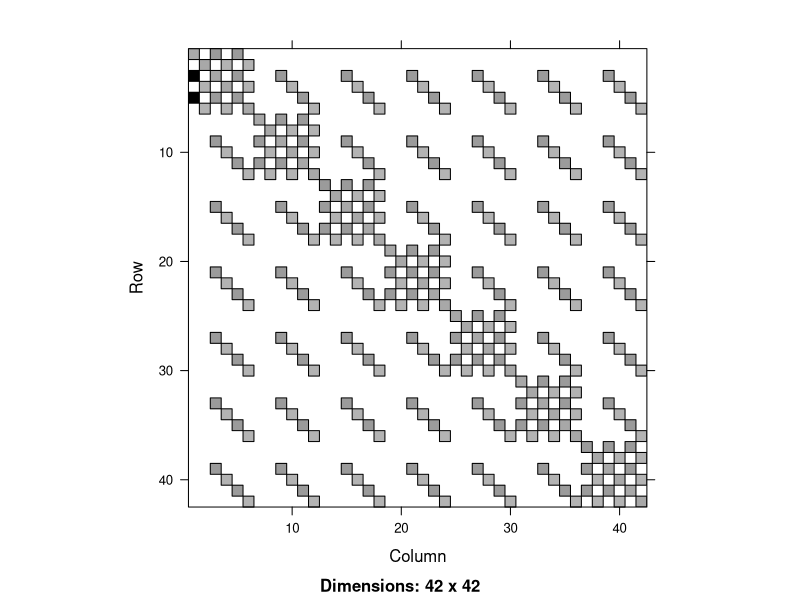
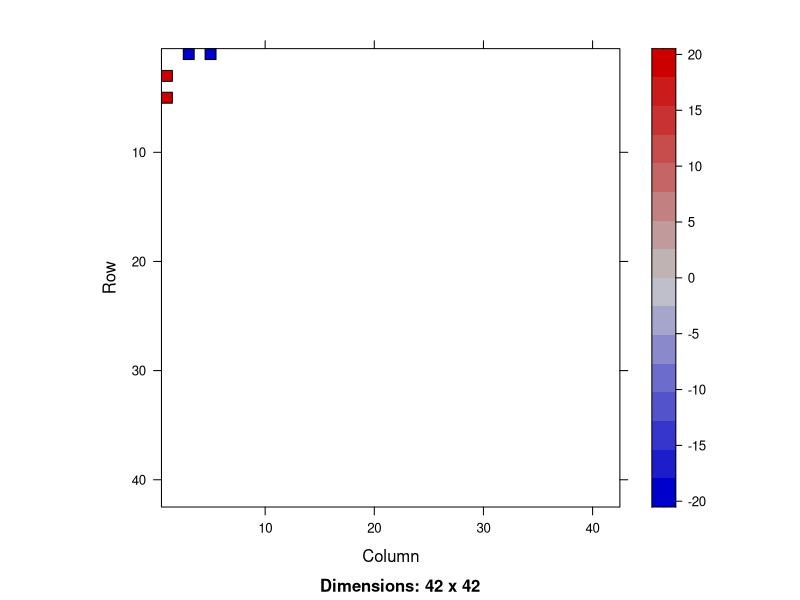

These figures' R source, in order: (Note: this script raises an error after producing the figures.)
library(Matrix)


### Name: solve-methods
### Title: Methods in Package Matrix for Function 'solve()'
### Aliases: solve solve-methods solve,ANY,Matrix-method
###   solve,CHMfactor,ANY-method solve,CHMfactor,ddenseMatrix-method
###   solve,CHMfactor,diagonalMatrix-method
###   solve,CHMfactor,dsparseMatrix-method solve,CHMfactor,matrix-method
###   solve,CHMfactor,missing-method solve,CHMfactor,numeric-method
###   solve,ddenseMatrix,ANY-method solve,ddenseMatrix,matrix-method
###   solve,ddenseMatrix,Matrix-method solve,ddenseMatrix,missing-method
###   solve,ddenseMatrix,numeric-method solve,denseLU,missing-method
###   solve,dgCMatrix,ddenseMatrix-method
###   solve,dgCMatrix,dsparseMatrix-method solve,dgCMatrix,matrix-method
###   solve,dgCMatrix,missing-method solve,dgeMatrix,ddenseMatrix-method
###   solve,dgeMatrix,matrix-method solve,dgeMatrix,missing-method
###   solve,dgeMatrix,sparseMatrix-method
###   solve,diagonalMatrix,matrix-method solve,diagonalMatrix,Matrix-method
###   solve,diagonalMatrix,missing-method solve,dpoMatrix,dgeMatrix-method
###   solve,dpoMatrix,matrix-method solve,dpoMatrix,missing-method
###   solve,dppMatrix,dgeMatrix-method solve,dppMatrix,integer-method
###   solve,dppMatrix,matrix-method solve,dppMatrix,missing-method
###   solve,dsCMatrix,ddenseMatrix-method
###   solve,dsCMatrix,denseMatrix-method
###   solve,dsCMatrix,dsparseMatrix-method solve,dsCMatrix,matrix-method
###   solve,dsCMatrix,missing-method solve,dsCMatrix,numeric-method
###   solve,dspMatrix,ddenseMatrix-method solve,dspMatrix,matrix-method
###   solve,dspMatrix,missing-method solve,dsyMatrix,ddenseMatrix-method
###   solve,dsyMatrix,denseMatrix-method solve,dsyMatrix,matrix-method
###   solve,dsyMatrix,missing-method solve,dtCMatrix,CsparseMatrix-method
###   solve,dtCMatrix,dgeMatrix-method solve,dtCMatrix,matrix-method
###   solve,dtCMatrix,missing-method solve,dtCMatrix,numeric-method
###   solve,dtpMatrix,ddenseMatrix-method solve,dtpMatrix,matrix-method
###   solve,dtpMatrix,missing-method solve,dtrMatrix,ddenseMatrix-method
###   solve,dtrMatrix,dMatrix-method solve,dtrMatrix,matrix-method
###   solve,dtrMatrix,Matrix-method solve,dtrMatrix,missing-method
###   solve,Matrix,ANY-method solve,Matrix,diagonalMatrix-method
###   solve,matrix,Matrix-method solve,Matrix,matrix-method
###   solve,Matrix,missing-method solve,Matrix,numeric-method
###   solve,Matrix,pMatrix-method solve,Matrix,sparseVector-method
###   solve,MatrixFactorization,ANY-method
###   solve,MatrixFactorization,missing-method
###   solve,MatrixFactorization,numeric-method solve,pMatrix,matrix-method
###   solve,pMatrix,Matrix-method solve,pMatrix,missing-method
###   solve,sparseQR,ANY-method solve,TsparseMatrix,ANY-method
###   solve,TsparseMatrix,missing-method
### Keywords: methods

### ** Examples

## A close to symmetric example with "quite sparse" inverse:
n1 <- 7; n2 <- 3
dd <- data.frame(a = gl(n1,n2), b = gl(n2,1,n1*n2))# balanced 2-way
X <- sparse.model.matrix(~ -1+ a + b, dd)# no intercept --> even sparser
XXt <- tcrossprod(X)
diag(XXt) <- rep(c(0,0,1,0), length.out = nrow(XXt))

n <- nrow(ZZ <- kronecker(XXt, Diagonal(x=c(4,1))))
image(a <- 2*Diagonal(n) + ZZ %*% Diagonal(x=c(10, rep(1, n-1))))
isSymmetric(a) # FALSE
image(drop0(skewpart(a)))
image(ia0 <- solve(a)) # checker board, dense [but really, a is singular!]
try(solve(a, sparse=TRUE))##-> error [ TODO: assertError ]
ia. <- solve(a, sparse=TRUE, tol = 1e-19)##-> *no* error
if(R.version$arch == "x86_64")
  ## Fails on 32-bit [Fedora 19, R 3.0.2] from Matrix 1.1-0 on [FIXME ??] only
  stopifnot(all.equal(as.matrix(ia.), as.matrix(ia0)))
a <- a + Diagonal(n)
iad <- solve(a)
ias <- solve(a, sparse=TRUE)
stopifnot(all.equal(as(ias,"denseMatrix"), iad, tolerance=1e-14))
I. <- iad %*% a          ; image(I.)
I0 <- drop0(zapsmall(I.)); image(I0)
.I <- a %*% iad
.I0 <- drop0(zapsmall(.I))
stopifnot( all.equal(as(I0, "diagonalMatrix"), Diagonal(n)),
           all.equal(as(.I0,"diagonalMatrix"), Diagonal(n)) )
